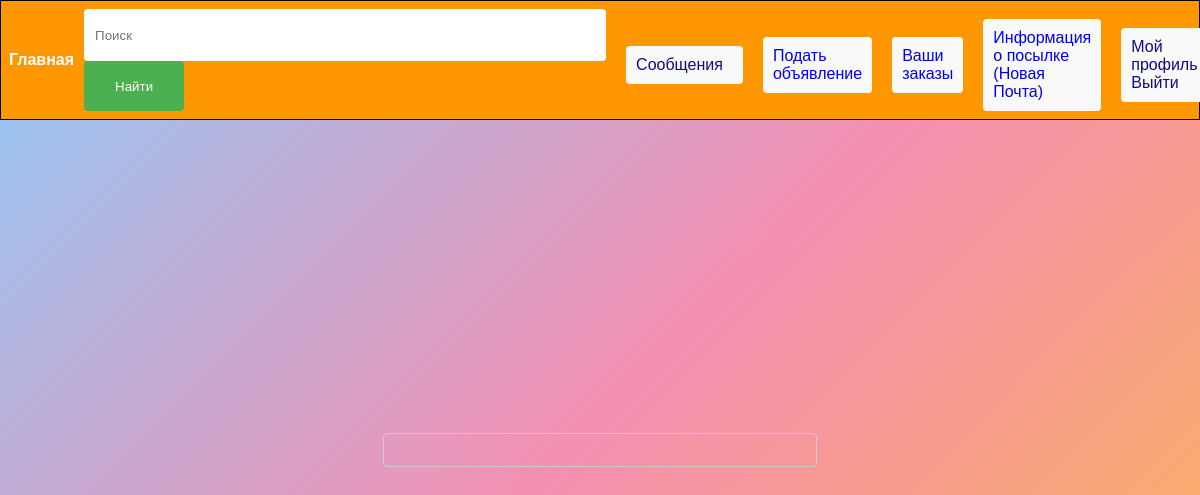
Before: /seller-messages/odyag-cholovichij-bezkoshtovno/ (signed in) with the older database file.
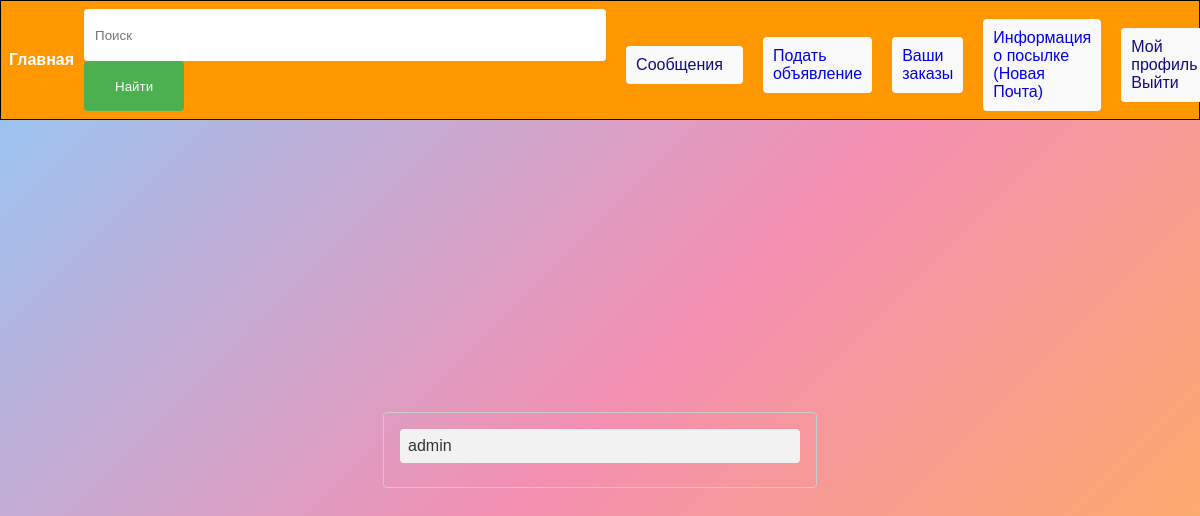
After: the same page with the newer database file.
### bboard/models.py (models this page shows, shortened)
class Chat(models.Model):
    sender = models.ForeignKey(User, related_name='sent_chats', on_delete=models.CASCADE, null=True)
    receiver = models.ForeignKey(User, related_name='received_chats', on_delete=models.CASCADE, null=True)
    product = models.ForeignKey(Product, on_delete=models.CASCADE)
    created_at = models.DateTimeField(auto_now_add=True)
    last_message = models.ForeignKey('Message', null=True, blank=True, on_delete=models.SET_NULL,
                                     related_name='chat_messages')

### accounts/models.py (models this page shows)
class User(AbstractUser):
    phone_number = models.CharField(max_length=20)
    city = models.CharField(max_length=100, choices=CITY_CHOICES)

### bboard/views.py (the view)
# urls.py: path("seller-messages/<slug:slug>/", views.seller_messages, name="seller_messages"),
def seller_messages(request, slug):
    product = get_object_or_404(Product, slug=slug)
    chats = Chat.objects.filter(receiver=request.user, product=product)
    return render(request, "products/seller_messages.html", {"chats": chats, "product": product})

### templates/products/seller_messages.html (shortened to what this page needs)
{% extends 'base.html' %}
{% block content %}
    <div class="container">
        <div class="chat-list">
            {% for chat in chats %}
                <div class="chat-item">
                    <a href="{% url 'chat' chat.id %}" class="chat-link">
                        <div class="username">
                            {{ chat.sender.username }}
                        </div>
                    </a>
                </div>
            {% endfor %}
        </div>
    </div>
{% endblock %}

Changed rows visible on the page:
added Chat: sender.username "admin"
